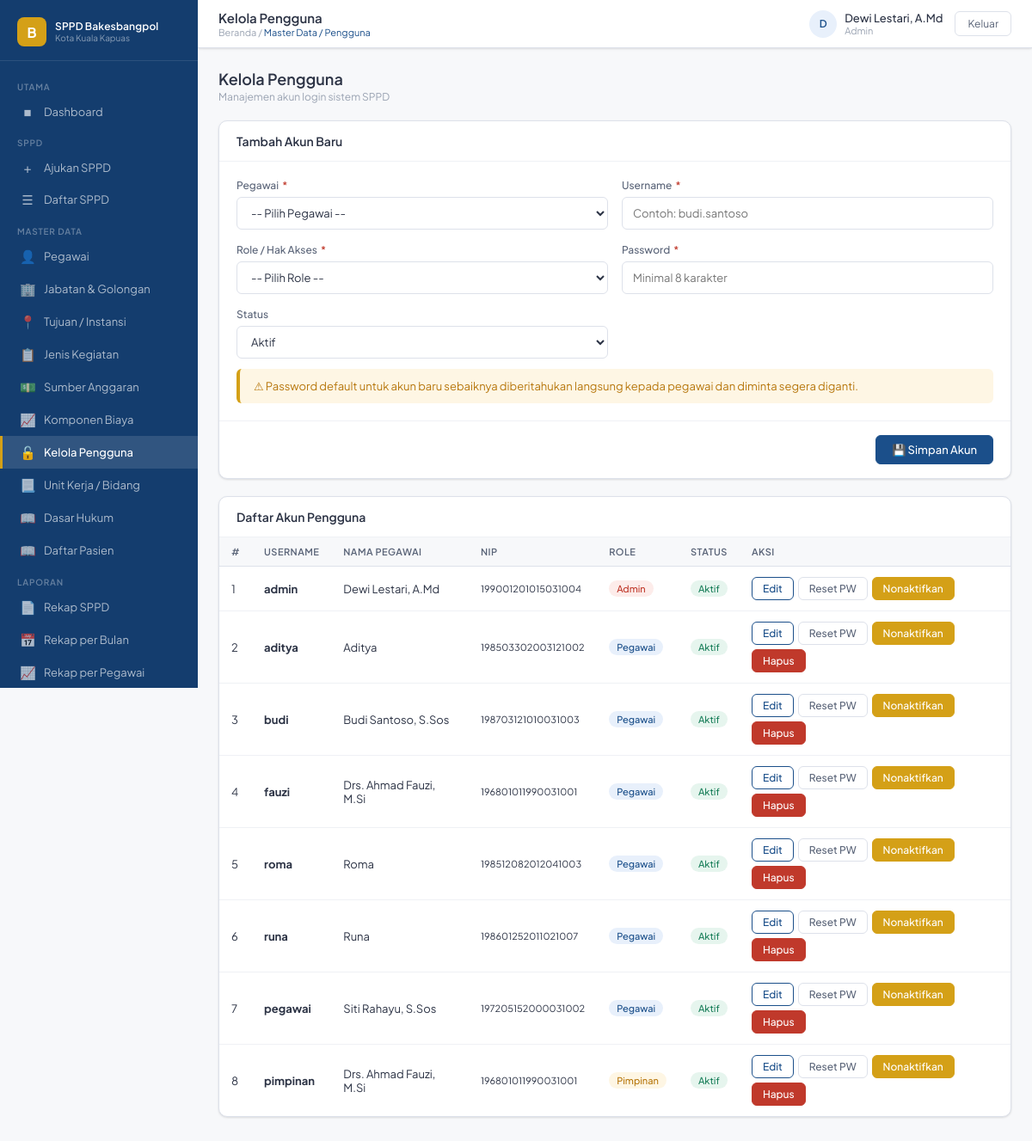
Page /pages/master/pengguna.php (signed in) on the committed database.
### tables this page shows
CREATE TABLE `tb_pengguna` (
  `id_pengguna` int(11) NOT NULL,
  `username` varchar(50) NOT NULL,
  `password` varchar(255) NOT NULL,
  `role` enum('admin','pegawai','pimpinan') NOT NULL,
  `id_pegawai` int(11) NOT NULL,
  `status` enum('aktif','nonaktif') NOT NULL DEFAULT 'aktif',
  `created_at` datetime DEFAULT NULL
);

CREATE TABLE `tb_pegawai` (
  `id_pegawai` int(11) NOT NULL,
  `nip` varchar(30) NOT NULL,
  `nama_lengkap` varchar(100) NOT NULL,
  `id_jabatan` int(11) NOT NULL,
  `tempat_lahir` varchar(50) DEFAULT NULL,
  `tanggal_lahir` date DEFAULT NULL,
  `jenis_kelamin` enum('L','P') NOT NULL DEFAULT 'L',
  `unit_kerja` varchar(100) DEFAULT NULL,
  `no_hp` varchar(20) DEFAULT NULL,
  `email` varchar(100) DEFAULT NULL,
  `foto` varchar(255) DEFAULT NULL,
  `status` enum('aktif','nonaktif') NOT NULL DEFAULT 'aktif',
  `jenis_pegawai` enum('PNS','PPPK','Kontrak','Honorer','Tenaga Ahli') DEFAULT 'PNS'
);

### pages/master/pengguna.php (the view, shortened to what this page needs)
<?php
require_once '../../config/koneksi.php';
require_once '../../includes/header.php';
$edit = null;
$users = $conn->query("
    SELECT
        u.*,
        p.nama_lengkap,
        p.nip
    FROM tb_pengguna u
    JOIN tb_pegawai p
        ON u.id_pegawai=p.id_pegawai
    ORDER BY
        u.role,
        p.nama_lengkap
");
?>
<div class="page-head">
    <div>
        <h2>Kelola Pengguna</h2>
        <p>Manajemen akun login sistem SPPD</p>
    </div>
</div>
<div class="card">
    <div class="card-header">
        <div class="card-title">
            <?= $edit ? 'Edit Akun' : 'Tambah Akun Baru' ?>
        </div>
    </div>
    <form method="POST">
        <div class="card-body">
            <div class="form-grid">
                <div class="form-group">
                    <label class="form-label">
                        Pegawai
                        <span class="req">*</span>
                    </label>
                    <select
                        class="form-control"
                        name="id_pegawai"
                        required
                    >
                        <option value="">-- Pilih Pegawai --</option>
                    </select>
                </div>
                <div class="form-group">
                    <label class="form-label">
                        Username
                        <span class="req">*</span>
                    </label>
                    <input
                        class="form-control"
                        name="username"
                        value="<?= htmlspecialchars($edit['username'] ?? '') ?>"
                        placeholder="Contoh: budi.santoso"
                        required
                    >
                </div>
                <div class="form-group">
                    <label class="form-label">
                        Role / Hak Akses
                        <span class="req">*</span>
                    </label>
                    <select
                        class="form-control"
                        name="role"
                        required
                    >
                        <option value="">-- Pilih Role --</option>
                    </select>
                </div>
                <div class="form-group">
                    <label class="form-label">
                        Password
                        <?= $edit ? '(kosongkan jika tidak diubah)' : '<span class="req">*</span>' ?>
                    </label>
                    <input
                        class="form-control"
                        type="password"
                        name="password"
                        placeholder="<?= $edit ? 'Biarkan kosong jika tidak ganti' : 'Minimal 8 karakter' ?>"
                    >
                </div>
                <div class="form-group">
                    <label class="form-label">
                        Status
                    </label>
                    <select
                        class="form-control"
                        name="status"
                    >
                        <option
                            value="aktif"
                            <?= ($edit['status'] ?? 'aktif') === 'aktif' ? 'selected' : '' ?>
                        >
                            Aktif
                        </option>
                    </select>
                </div>
            </div>
            <div
                class="alert alert-warning"
                style="margin-top:12px;margin-bottom:0"
            >
                &#9888; Password default untuk akun baru sebaiknya diberitahukan langsung kepada pegawai dan diminta segera diganti.
            </div>
        </div>
        <div class="form-footer">
            <button
                type="submit"
                class="btn btn-primary"
            >
                &#128190; Simpan Akun
            </button>
        </div>
    </form>
</div>
<div class="card">
    <div class="card-header">
        <div class="card-title">
            Daftar Akun Pengguna
        </div>
    </div>
    <div class="table-wrap">
        <table>
            <thead>
                <tr>
                    <th>#</th>
                    <th>Username</th>
                    <th>Nama Pegawai</th>
                    <th>NIP</th>
                    <th>Role</th>
                    <th>Status</th>
                    <th>Aksi</th>
                </tr>
            </thead>
            <tbody>
                <?php
                $no = 1;
                while ($r = $users->fetch_assoc()) :
                    $role_badge = [
                        'admin'     => 'badge-red',
                        'pegawai'   => 'badge-blue',
                        'pimpinan'  => 'badge-amber'
                    ];
                ?>
                    <tr>
                        <td><?= $no++ ?></td>
                        <td>
                            <strong><?= htmlspecialchars($r['username']) ?></strong>
                        </td>
                        <td>
                            <?= htmlspecialchars($r['nama_lengkap']) ?>
                        </td>
                        <td style="font-size:11px">
                            <?= htmlspecialchars($r['nip']) ?>
                        </td>
                        <td>
                            <span class="badge <?= $role_badge[$r['role']] ?? 'badge-gray' ?>">
                                <?= ucfirst($r['role']) ?>
                            </span>
                        </td>
                        <td>
                            <span class="badge <?= $r['status'] === 'aktif' ? 'badge-green' : 'badge-gray' ?>">
                                <?= ucfirst($r['status']) ?>
                            </span>
                        </td>
                        <td>
                            <div style="display:flex;gap:5px;flex-wrap:wrap">
                                <a
                                    href="?edit=<?= $r['id_pengguna'] ?>"
                                    class="btn btn-outline btn-sm"
                                >
                                    Edit
                                </a>
                                <a
                                    href="?reset=<?= $r['id_pengguna'] ?>"
                                    class="btn btn-secondary btn-sm"
                                    onclick="return confirm('Reset password ke Password123?')"
                                >
                                    Reset PW
                                </a>
                                <a
                                    href="?toggle=<?= $r['id_pengguna'] ?>"
                                    class="btn btn-<?= $r['status'] === 'aktif' ? 'warning' : 'success' ?> btn-sm"
                                >
                                    <?= $r['status'] === 'aktif' ? 'Nonaktifkan' : 'Aktifkan' ?>
                                </a>
                                <?php if ($r['id_pengguna'] != $_SESSION['user_id']) : ?>
                                    <a
                                        href="?hapus=<?= $r['id_pengguna'] ?>"
                                        class="btn btn-danger btn-sm"
                                        onclick="return confirm('Hapus akun ini?')"
                                    >
                                        Hapus
                                    </a>
                                <?php endif; ?>
                            </div>
                        </td>
                    </tr>
                <?php endwhile; ?>
            </tbody>
        </table>
    </div>
</div>
<?php require_once '../../includes/footer.php'; ?>

### assets/css/style.css (style rules this page uses)
:root { --primary: #1B4F8A; --primary-dk: #143D6E; --primary-lt: #E8F0FB; --accent: #D4A017; --success: #1A7F5A; --success-lt: #E6F5EE; --danger: #C0392B; --danger-lt: #FDECEA; --warning: #B7770D; --warning-lt: #FEF6E4; --gray-50: #F7F8FA; --gray-100: #EFF1F5; --gray-200: #DDE1EA; --gray-400: #9AA3B2; --gray-600: #5A6478; --gray-800: #2C3345; --white: #FFFFFF; --sidebar-w: 230px; --topbar-h: 56px; --radius: 10px; --radius-sm: 6px; --shadow: 0 1px 3px rgba(0,0,0,.08), 0 1px 2px rgba(0,0,0,.05); --shadow-md: 0 4px 12px rgba(0,0,0,.10); --font: 'Plus Jakarta Sans', sans-serif; }
*, *::before, *::after { box-sizing: border-box; margin: 0; padding: 0; }
body { font-family: var(--font); font-size: 14px; color: var(--gray-800); background: var(--gray-50); }
a { text-decoration: none; color: inherit; }
input, select, textarea, button { font-family: var(--font); }
.page-head { display: flex; align-items: center; justify-content: space-between; margin-bottom: 20px; }
.page-head h2 { font-size: 18px; font-weight: 600; color: var(--gray-800); }
.page-head p { font-size: 12px; color: var(--gray-400); margin-top: 2px; }
.card { background: var(--white); border-radius: var(--radius); border: 1px solid var(--gray-200); box-shadow: var(--shadow); margin-bottom: 20px; }
.card-header { padding: 14px 20px; border-bottom: 1px solid var(--gray-100); display: flex; align-items: center; justify-content: space-between; }
.card-title { font-size: 14px; font-weight: 600; color: var(--gray-800); }
.card-body { padding: 20px; }
.btn { display: inline-flex; align-items: center; gap: 6px; padding: 8px 18px; border-radius: var(--radius-sm); font-size: 13px; font-weight: 500; cursor: pointer; border: 1px solid transparent; transition: all .15s; }
.btn-primary { background: var(--primary); color: var(--white); border-color: var(--primary); }
.btn-secondary { background: var(--white); color: var(--gray-600); border-color: var(--gray-200); }
.btn-danger { background: var(--danger); color: var(--white); border-color: var(--danger); }
.btn-warning { background: var(--accent); color: var(--white); border-color: var(--accent); }
.btn-sm { padding: 5px 12px; font-size: 12px; }
.btn-outline { background: transparent; color: var(--primary); border-color: var(--primary); }
.form-grid { display: grid; grid-template-columns: 1fr 1fr; gap: 16px; }
.form-group { display: flex; flex-direction: column; gap: 6px; }
.form-label { font-size: 12px; font-weight: 500; color: var(--gray-600); }
.form-label .req { color: var(--danger); margin-left: 2px; }
.form-control { height: 38px; border: 1px solid var(--gray-200); border-radius: var(--radius-sm); padding: 0 12px; font-size: 13px; color: var(--gray-800); background: var(--white); transition: border-color .15s; }
select.form-control { cursor: pointer; }
.form-footer { padding: 16px 20px; border-top: 1px solid var(--gray-100); display: flex; align-items: center; justify-content: flex-end; gap: 10px; }
.table-wrap { overflow-x: auto; }
table { width: 100%; border-collapse: collapse; }
thead tr { background: var(--gray-50); }
th { padding: 10px 14px; font-size: 11px; font-weight: 600; color: var(--gray-600); text-align: left; letter-spacing: .04em; text-transform: uppercase; border-bottom: 1px solid var(--gray-200); white-space: nowrap; }
td { padding: 12px 14px; font-size: 13px; color: var(--gray-800); border-bottom: 1px solid var(--gray-100); vertical-align: middle; }
tr:last-child td { border-bottom: none; }
.badge { display: inline-flex; align-items: center; gap: 4px; padding: 3px 9px; border-radius: 99px; font-size: 11px; font-weight: 500; }
.badge-blue { background: var(--primary-lt); color: var(--primary); }
.badge-green { background: var(--success-lt); color: var(--success); }
.badge-amber { background: var(--warning-lt); color: var(--warning); }
.badge-red { background: var(--danger-lt); color: var(--danger); }
.alert { padding: 12px 16px; border-radius: var(--radius-sm); font-size: 13px; margin-bottom: 16px; border-left: 4px solid; }
.alert-warning { background: var(--warning-lt); border-color: var(--accent); color: var(--warning); }

### rows in the picture
tb_pengguna: username "admin", id_pegawai.nama_lengkap "Dewi Lestari, A.Md", id_pegawai.nip "199001201015031004", role "Admin", status "Aktif", shows "Nonaktifkan"
tb_pengguna: username "aditya", id_pegawai.nama_lengkap "Aditya", id_pegawai.nip "198503302003121002", role "Pegawai", status "Aktif", shows "Nonaktifkan"
tb_pengguna: username "budi", id_pegawai.nama_lengkap "Budi Santoso, S.Sos", id_pegawai.nip "198703121010031003", role "Pegawai", status "Aktif", shows "Nonaktifkan"
tb_pengguna: username "fauzi", id_pegawai.nama_lengkap "Drs. Ahmad Fauzi, M.Si", id_pegawai.nip "196801011990031001", role "Pegawai", status "Aktif", shows "Nonaktifkan"
tb_pengguna: username "roma", id_pegawai.nama_lengkap "Roma", id_pegawai.nip "198512082012041003", role "Pegawai", status "Aktif", shows "Nonaktifkan"
tb_pengguna: username "runa", id_pegawai.nama_lengkap "Runa", id_pegawai.nip "198601252011021007", role "Pegawai", status "Aktif", shows "Nonaktifkan"
tb_pengguna: username "pegawai", id_pegawai.nama_lengkap "Siti Rahayu, S.Sos", id_pegawai.nip "197205152000031002", role "Pegawai", status "Aktif", shows "Nonaktifkan"
tb_pengguna: username "pimpinan", id_pegawai.nama_lengkap "Drs. Ahmad Fauzi, M.Si", id_pegawai.nip "196801011990031001", role "Pimpinan", status "Aktif", shows "Nonaktifkan"

### other values in the picture
$halaman "Kelola Pengguna"
$sub_judul "Master Data / Pengguna"
$inisial "D"
$nama "Dewi Lestari, A.Md"
$role "Admin"
